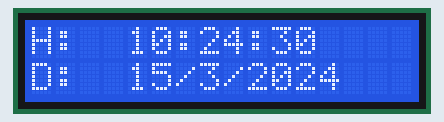
This sketch was run on a simulated Arduino Uno, built with avr-gcc and run on an emulated ATmega328P. On the bench: 16×2 character LCD. Wiring (inferred from the names in the program): DS1307 clock at I2C address 0x68. The local clock reads 2024-03-15 10:24:30 at power-on unless the sketch sets it; what the sketch prints to the serial monitor is not drawn.

Above: at 0.2 s.
At 4.3 s:
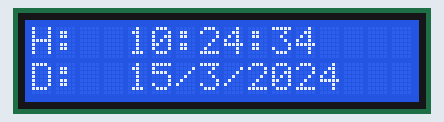
At 9.4 s:
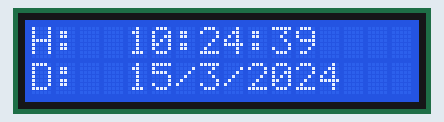
At 19.6 s:
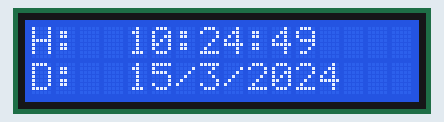
At 28.8 s:
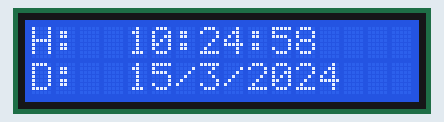
At 39.0 s:
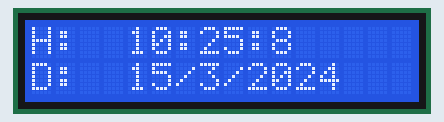

Measured:
- what the display in image 1 shows lasts 1.1 s, from 4.2 s to 5.3 s

The sketch:

thoi_gian_ds1307_lcd.ino
```cpp
#include <Wire.h>
#include "RTClib.h"
#include <LiquidCrystal_I2C.h>
LiquidCrystal_I2C lcd(0x3F,16,2); // 0x27 là địa chỉ của lcd 16x2
RTC_DS1307 RTC;

void setup () {
lcd.init();
lcd.backlight(); // bật đèn nền LCD
// cài đặt số cột và số dòng
lcd.begin(16, 2);
lcd.setCursor(0, 0);
lcd.print("H:");
lcd.setCursor(0, 1);
lcd.print("D:");
Serial.begin(9600);
Wire.begin();
Wire.beginTransmission(0x68);// địa chỉ của ds1307
Wire.write(0x07); //
Wire.write(0x10); //
Wire.endTransmission();
RTC.begin();
  if (! RTC.isrunning()) {
    Serial.println("RTC is NOT running!");
//    RTC.adjust(DateTime(__DATE__, __TIME__));
  }
}

void loop () {
   DateTime now = RTC.now();
   lcd.setCursor(4, 0);
   lcd.print(now.hour(), DEC);
   lcd.print(":");
   lcd.print(now.minute(), DEC);
   lcd.print(":");
   lcd.print(now.second(), DEC);
   lcd.print(" ");

   Serial.print(now.hour(), DEC);
   Serial.print(":");
   Serial.print(now.minute(), DEC);
   Serial.print(":");
   Serial.print(now.second(), DEC);
   Serial.print(" ");


   Serial.print(now.day(), DEC);
   Serial.print("/");
   Serial.print(now.month(), DEC);
   Serial.print("/");
   Serial.print(now.year(), DEC);
   Serial.print("");
   Serial.println();


   lcd.setCursor(4, 1);
   lcd.print(now.day(), DEC);
   lcd.print("/");
   lcd.print(now.month(), DEC);
   lcd.print("/");
   lcd.print(now.year(), DEC);
   lcd.print("");

   delay(1000);
}
```
